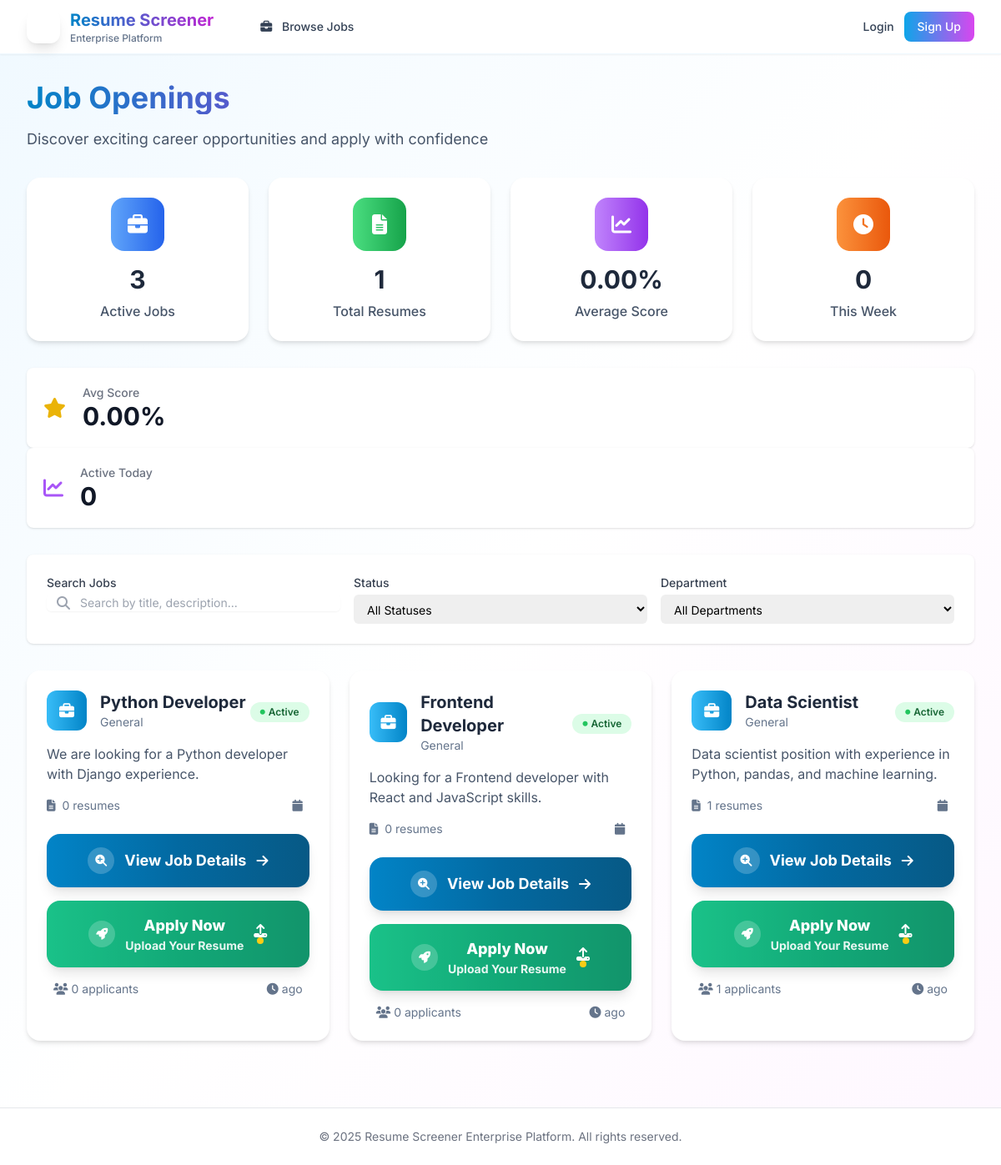
Screenshot of /jobs/ with the database file from the repository.
### jobs/models.py (models this page shows, shortened)
class Job(models.Model):
    title = models.CharField(max_length=255)
    description = models.TextField()
    requirements = models.TextField(blank=True, help_text="Job requirements and qualifications")
    location = models.CharField(max_length=100, blank=True)
    salary_range = models.CharField(max_length=50, blank=True)
    employment_type = models.CharField(max_length=20, choices=[
        ('full_time', 'Full Time'),
        ('part_time', 'Part Time'),
        ('contract', 'Contract'),
        ('internship', 'Internship'),
    ], default='full_time')
    posted_by = models.ForeignKey(User, on_delete=models.CASCADE, limit_choices_to={'user_type': 'hr'})
    posted_at = models.DateTimeField(auto_now_add=True)
    is_active = models.BooleanField(default=True)
    application_deadline = models.DateTimeField(null=True, blank=True)

### jobs/views.py (the view, shortened to what this page needs)
# urls.py: path('', views.job_list, name='job_list'),
def job_list(request):
    jobs = Job.objects.all().annotate(resume_count=Count('resumes'))
    total_resumes = Resume.objects.count()
    avg_score = Resume.objects.filter(score__isnull=False).aggregate(Avg('score'))['score__avg']
    active_today = Resume.objects.filter(uploaded_at__date=timezone.now().date()).count()
    context = {
        'jobs': jobs,
        'total_resumes': total_resumes,
        'avg_score': avg_score,
        'active_today': active_today,
    }
    return render(request, 'jobs/job_list.html', context)

### templates/jobs/job_list.html (shortened to what this page needs)
{% extends 'base.html' %}
{% block content %}
<div class="mb-8">
    <div class="flex flex-col lg:flex-row lg:items-center lg:justify-between">        <div class="animate-fade-in">
            <h1 class="text-4xl font-bold bg-gradient-to-r from-primary-600 to-accent-600 bg-clip-text text-transparent mb-4">
            </h1>
            {% if user.user_type == 'hr' %}
            <p class="text-lg text-secondary-600">
                Manage and monitor all active job postings with intelligent resume screening and analytics
            </p>
            {% else %}
            <p class="text-lg text-secondary-600">
                Discover exciting career opportunities and apply with confidence
            </p>
            {% endif %}
        </div>
    </div>
</div>
<div class="grid grid-cols-1 md:grid-cols-2 lg:grid-cols-4 gap-6 mb-8 animate-slide-up">
    <div class="card-professional p-6 text-center group">
        <div class="w-16 h-16 mx-auto bg-gradient-to-r from-blue-400 to-blue-600 rounded-2xl flex items-center justify-center mb-4 group-hover:scale-110 transition-transform duration-300">
            <i class="fas fa-briefcase text-white text-2xl"></i>
        </div>
        <h3 class="text-3xl font-bold text-secondary-800 mb-2">{{ jobs|length }}</h3>
        <p class="text-secondary-600 font-medium">Active Jobs</p>
    </div>
    <div class="card-professional p-6 text-center group">
        <div class="w-16 h-16 mx-auto bg-gradient-to-r from-green-400 to-green-600 rounded-2xl flex items-center justify-center mb-4 group-hover:scale-110 transition-transform duration-300">
            <i class="fas fa-file-alt text-white text-2xl"></i>
        </div>
        <h3 class="text-3xl font-bold text-secondary-800 mb-2">{{ total_resumes|default:0 }}</h3>
        <p class="text-secondary-600 font-medium">Total Resumes</p>
    </div>
    <div class="card-professional p-6 text-center group">
        <div class="w-16 h-16 mx-auto bg-gradient-to-r from-purple-400 to-purple-600 rounded-2xl flex items-center justify-center mb-4 group-hover:scale-110 transition-transform duration-300">
            <i class="fas fa-chart-line text-white text-2xl"></i>
        </div>
        <h3 class="text-3xl font-bold text-secondary-800 mb-2">{{ avg_score|default:0|floatformat:2 }}%</h3>
        <p class="text-secondary-600 font-medium">Average Score</p>
    </div>
    <div class="card-professional p-6 text-center group">
        <div class="w-16 h-16 mx-auto bg-gradient-to-r from-orange-400 to-orange-600 rounded-2xl flex items-center justify-center mb-4 group-hover:scale-110 transition-transform duration-300">
            <i class="fas fa-clock text-white text-2xl"></i>
        </div>
        <h3 class="text-3xl font-bold text-secondary-800 mb-2">{{ recent_applications|default:0 }}</h3>
        <p class="text-secondary-600 font-medium">This Week</p>
    </div>
</div>
            </div>
        <div class="bg-white overflow-hidden shadow rounded-lg">
            <div class="p-5">
                <div class="flex items-center">
                    <div class="flex-shrink-0">
                        <i class="fas fa-star text-yellow-500 text-2xl"></i>
                    </div>
                    <div class="ml-5 w-0 flex-1">
                        <dl>
                            <dt class="text-sm font-medium text-gray-500 truncate">Avg Score</dt>
                            <dd class="text-3xl font-bold text-gray-900">{{ avg_score|default:0|floatformat:2 }}%</dd>
                        </dl>
                    </div>
                </div>
            </div>
        </div>
        <div class="bg-white overflow-hidden shadow rounded-lg">
            <div class="p-5">
                <div class="flex items-center">
                    <div class="flex-shrink-0">
                        <i class="fas fa-chart-line text-purple-500 text-2xl"></i>
                    </div>
                    <div class="ml-5 w-0 flex-1">
                        <dl>
                            <dt class="text-sm font-medium text-gray-500 truncate">Active Today</dt>
                            <dd class="text-3xl font-bold text-gray-900">{{ active_today|default:0 }}</dd>
                        </dl>
                    </div>
                </div>
            </div>
        </div>
    <div class="mt-8 bg-white shadow rounded-lg p-6">
        <div class="grid grid-cols-1 md:grid-cols-3 gap-4">
            <div>
                <label for="search" class="block text-sm font-medium text-gray-700">Search Jobs</label>
                <div class="mt-1 relative rounded-md shadow-sm">
                    <div class="absolute inset-y-0 left-0 pl-3 flex items-center pointer-events-none">
                    </div>
                    <input type="text" id="search" class="focus:ring-blue-500 focus:border-blue-500 block w-full pl-10 sm:text-sm border-gray-300 rounded-md" placeholder="Search by title, description...">
                </div>
            </div>
            <div>
                <label for="status" class="block text-sm font-medium text-gray-700">Status</label>
                <select id="status" class="mt-1 block w-full pl-3 pr-10 py-2 text-base border-gray-300 focus:outline-none focus:ring-blue-500 focus:border-blue-500 sm:text-sm rounded-md">
                    <option>All Statuses</option>
                </select>
            </div>
            <div>
                <label for="department" class="block text-sm font-medium text-gray-700">Department</label>
                <select id="department" class="mt-1 block w-full pl-3 pr-10 py-2 text-base border-gray-300 focus:outline-none focus:ring-blue-500 focus:border-blue-500 sm:text-sm rounded-md">
                    <option>All Departments</option>
                </select>
            </div>
        </div>
    </div>
    {% if jobs %}
        <div class="mt-8 grid grid-cols-1 gap-6 sm:grid-cols-2 lg:grid-cols-3">
            {% for job in jobs %}
            <div class="card-professional p-6 hover:shadow-xl transition-all duration-300 group">
                <div class="flex items-center justify-between mb-4">
                    <div class="flex items-center">
                        <div class="w-12 h-12 bg-gradient-to-r from-primary-400 to-primary-600 rounded-xl flex items-center justify-center mr-4 group-hover:scale-110 transition-transform duration-300">
                            <i class="fas fa-briefcase text-white text-lg"></i>
                        </div>
                        <div>
                            <h3 class="text-xl font-bold text-secondary-800 group-hover:text-primary-600 transition-colors duration-200">
                                <a href="{% url 'job_detail' job.id %}">{{ job.title }}</a>
                            </h3>
                            <p class="text-sm text-secondary-500">{{ job.department|default:"General" }}</p>
                        </div>
                    </div>
                    <div class="flex-shrink-0">
                        <span class="inline-flex items-center px-3 py-1 rounded-full text-xs font-semibold bg-green-100 text-green-800">
                            <i class="fas fa-circle text-green-500 mr-1" style="font-size: 6px;"></i>
                            Active
                        </span>
                    </div>
                </div>
                <div class="mb-4">
                    <p class="text-secondary-600 line-clamp-3">{{ job.description|truncatewords:20 }}</p>
                </div>
                <div class="flex items-center justify-between mb-6 text-sm">
                    <div class="flex items-center text-secondary-500">
                        <i class="fas fa-file-alt mr-2"></i>
                        <span>{{ job.resume_count|default:0 }} resumes</span>
                    </div>
                    <div class="flex items-center text-secondary-500">
                        <i class="fas fa-calendar mr-2"></i>
                    </div>                </div>                <div class="space-y-4">
                    <a href="{% url 'job_detail' job.id %}" class="group relative w-full bg-gradient-to-r from-primary-600 via-primary-700 to-primary-800 hover:from-primary-700 hover:via-primary-800 hover:to-primary-900 text-white font-bold py-4 px-6 rounded-2xl shadow-lg hover:shadow-2xl transform hover:-translate-y-1 transition-all duration-300 ease-out block text-center overflow-hidden">
                        <div class="relative z-10 flex items-center justify-center">
                            <div class="w-8 h-8 bg-white/20 rounded-full flex items-center justify-center mr-3 group-hover:bg-white/30 transition-colors duration-300">
                                <i class="fas fa-search-plus text-white text-sm"></i>
                            </div>
                            <span class="text-lg">View Job Details</span>
                            <i class="fas fa-arrow-right ml-3 group-hover:translate-x-1 transition-transform duration-300"></i>
                        </div>
                    </a>
                    <button onclick="uploadResume({{ job.id }})" class="group relative w-full bg-gradient-to-r from-emerald-500 via-emerald-600 to-emerald-700 hover:from-emerald-600 hover:via-emerald-700 hover:to-emerald-800 text-white font-bold py-4 px-6 rounded-2xl shadow-lg hover:shadow-2xl transform hover:-translate-y-1 transition-all duration-300 ease-out overflow-hidden">
                        <div class="absolute inset-0 bg-emerald-400/30 rounded-2xl animate-pulse"></div>
                        <div class="relative z-10 flex items-center justify-center">
                            <div class="w-8 h-8 bg-white/20 rounded-full flex items-center justify-center mr-3 group-hover:bg-white/30 transition-colors duration-300 group-hover:scale-110">
                                <i class="fas fa-rocket text-white text-sm"></i>
                            </div>
                            <div class="flex flex-col items-center">
                                <span class="text-lg font-extrabold">Apply Now</span>
                                <span class="text-sm opacity-90">Upload Your Resume</span>
                            </div>
                            <div class="ml-3 flex flex-col items-center">
                                <i class="fas fa-upload group-hover:animate-bounce"></i>
                                <div class="w-2 h-2 bg-yellow-400 rounded-full animate-ping"></div>
                            </div>
                        </div>
                    </button>
                    <div class="flex items-center justify-between text-sm text-secondary-500 px-2">
                        <div class="flex items-center">
                            <i class="fas fa-users mr-1"></i>
                            <span>{{ job.resume_count|default:0 }} applicants</span>
                        </div>
                        <div class="flex items-center">
                            <i class="fas fa-clock mr-1"></i>
                            <span>{{ job.created_at|timesince }} ago</span>
                        </div>
                    </div>
                </div>
            </div>
            {% endfor %}
        </div>    {% endif %}
{% endblock %}

### rows the page displays
Job: title "Python Developer", department "General", description "We are looking for a Python developer with Django experience.", resume_count "0"
Job: title "Frontend Developer", department "General", description "Looking for a Frontend developer with React and JavaScript skills.", resume_count "0"
Job: title "Data Scientist", department "General", description "Data scientist position with experience in Python, pandas, and machine learning.", resume_count "1"

### other values shown
{{ jobs|length }} "3"
{{ total_resumes|default:0 }} "1"
{{ avg_score|default:0|floatformat:2 }} "0.00"
{{ recent_applications|default:0 }} "0"
{{ active_today|default:0 }} "0"
